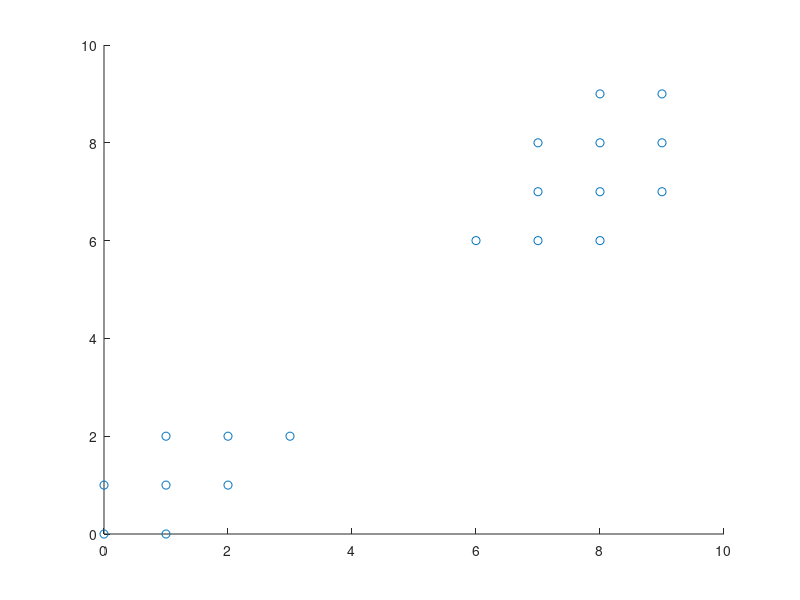

MATLAB code to generate this figure: (Note: this script raises an error after producing the figure.)
Data = [0,0;1,0;0,1;1,1;2,1;1,2;2,2;3,2;6,6;7,6;8,6;7,7;8,7;9,7;7,8;8,8;9,8;8,9;9,9];
X = Data(:,1);
Y = Data(:,2);
scatter(X, Y, 'o');
k=2;
[centers , data_new] = train_classifier (Data, k);
scatter(X(data_new(:,3)==1),Y(data_new(:,3)==1),'*');
hold on
scatter(X(data_new(:,3)==2),Y(data_new(:,3)==2));